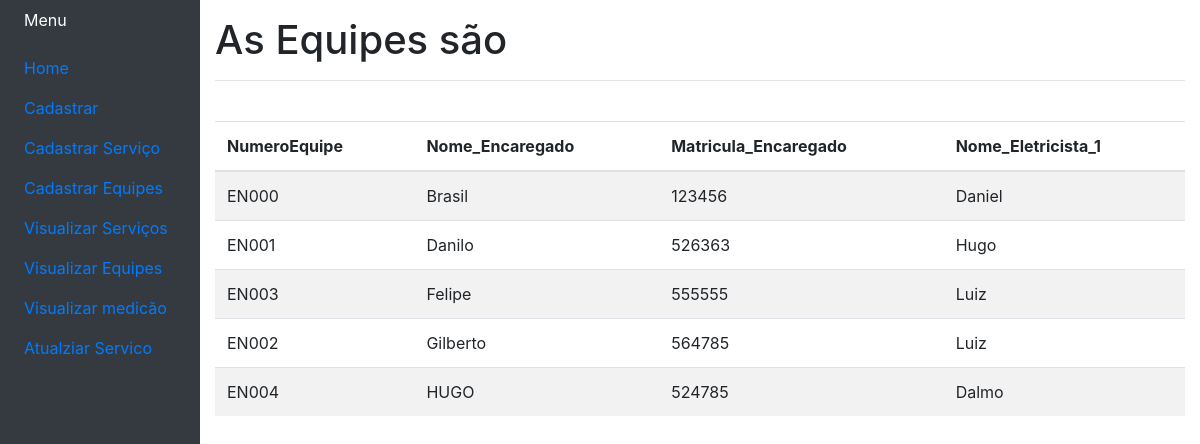
The app's page /visualizar/equipe/ with its own data.
### Meuprojeto/models.py (models this page shows, shortened)
class Equipe(models.Model):
    NumeroEquipe = models.CharField(max_length=5)
    Nome_Encaregado = models.CharField(max_length=100)
    Matricula_Encaregado = models.CharField(max_length=100)
    Nome_Eletricista_1 = models.CharField(max_length=100)
    Matricula_Eletricista1 = models.CharField(max_length=8)
    Nome_Eletricista_2 = models.CharField(max_length=100)
    Matricula_Eletricista2 = models.CharField(max_length=8)
    Nome_Eletricista_3 = models.CharField(max_length=100)
    Matricula_Eletricista3 = models.CharField(max_length=8)
    Nome_Eletricista_4 = models.CharField(max_length=100)
    Matricula_Eletricista4 = models.CharField(max_length=8)
    Nome_Ajudante_1 = models.CharField(max_length=100)
    Matricula_Ajudante1 = models.CharField(max_length=8)

### Meuprojeto/views.py (the view)
# urls.py: path('visualizar/equipe/', views.visualizar_equipes, name='visualiazarequipes'),
def visualizar_equipes(request):
    equipes = Equipe.objects.all()
    return render(request, 'visualizar_equipes.html', {'equipes':equipes})

### Meuprojeto/Templates/visualizar_equipes.html (shortened to what this page needs)
{% extends 'base.html' %}
{% block 'Material' %}
<h1>As Equipes são</h1>
<hr>
<br>
  <table class="table table-striped">
    <thead>
      <tr>
        <th scope="col">NumeroEquipe</th>
        <th scope="col">Nome_Encaregado</th>
        <th scope="col">Matricula_Encaregado</th>
        <th scope="col">Nome_Eletricista_1</th>
      </tr>
    </thead>
    <tbody>
        {% for equipe in equipes %}
          <tr>
            <td>{{equipe.NumeroEquipe}}</td>
            <td>{{equipe.Nome_Encaregado}}</td>
            <td>{{equipe.Matricula_Encaregado}}</td>
            <td>{{equipe.Nome_Eletricista_1}}</td>
          </tr>
        {% endfor %}
    </tbody>
  </div>
{% endblock %}

### Meuprojeto/Templates/base.html (shortened to what this page needs)
{% load static %}
<!doctype html>
<html lang="en">
  <head>
    <link rel="stylesheet" href="{% static '/CSS/style.css' %}">
    <link rel="stylesheet" href="https://cdn.jsdelivr.net/npm/bootstrap@4.6.2/dist/css/bootstrap.min.css">
  </head>
  <body>
    <div class="container-fluid">
        <div class="row flex-nowrap">
            <div class="col-auto col-md-3 col-xl-2 px-sm-2 px-0 bg-dark">
                <div class="d-flex flex-column align-items-center align-items-sm-start px-3 pt-2 text-white min-vh-100">
                    <a href="/" class="d-flex align-items-center pb-3 mb-md-0 me-md-auto text-white text-decoration-none">
                        <span class="fs-5 d-none d-sm-inline">Menu</span>
                    </a>
                    <ul class="nav nav-pills flex-column mb-sm-auto mb-0 align-items-center align-items-sm-start" id="menu">
                        <li class="nav-item">
                            <a href="{% url 'home' %}" class="nav-link align-middle px-0">
                                 <span class="ms-1 d-none d-sm-inline">Home</span>
                            </a>
                        </li>
                        <li>
                            <a href="#submenu1" data-bs-toggle="collapse" class="nav-link px-0 align-middle">
                                 <span class="ms-1 d-none d-sm-inline">Cadastrar</span> </a>
                            <ul class="collapse show nav flex-column ms-1" id="submenu1" data-bs-parent="#menu">
                                <li class="w-100">
                                    <a href="{% url 'cadastroservico' %}" class="nav-link px-0"> <span class="d-none d-sm-inline">Cadastrar Serviço</span> </a>
                                </li>
                                <li>
                                    <a href="{% url 'cadastroequipe' %}" class="nav-link px-0"> <span class="d-none d-sm-inline">Cadastrar Equipes</span>  </a>
                                </li>
                            </ul>
                        </li>
                        <li>
                            <a href="{% url 'visualizar_servicos' %}" class="nav-link px-0 align-middle">
                                 <span class="ms-1 d-none d-sm-inline">Visualizar Serviços</span></a>
                        </li>
                        <li>
                            <a href="{% url 'visualiazarequipes' %}" class="nav-link px-0 align-middle ">
                                 <span class="ms-1 d-none d-sm-inline">Visualizar Equipes</span></a>
                        </li>
                        <li>
                            <a href="{% url 'visualizarmedicao' %}" class="nav-link px-0 align-middle">
                                 <span class="ms-1 d-none d-sm-inline">Visualizar medicão</span> </a>
                        </li>
                        <li>
                            <a href="{% url 'atualizarservico' %}" class="nav-link px-0 align-middle">
                                 <span class="ms-1 d-none d-sm-inline">Atualziar Servico</span> </a>
                        </li>
                    </ul>
                </div>
            </div>
            <div class="col py-3">
                {% block 'Material' %}{% endblock %}
            </div>
        </div>
  </body>
</html>

### Meuprojeto/static/CSS/style.css (style rules this page uses)
body { background-color: aquamarine; }

### records on screen
Equipe: NumeroEquipe "EN000", Nome_Encaregado "Brasil", Matricula_Encaregado "123456", Nome_Eletricista_1 "Daniel"
Equipe: NumeroEquipe "EN001", Nome_Encaregado "Danilo", Matricula_Encaregado "526363", Nome_Eletricista_1 "Hugo"
Equipe: NumeroEquipe "EN003", Nome_Encaregado "Felipe", Matricula_Encaregado "555555", Nome_Eletricista_1 "Luiz"
Equipe: NumeroEquipe "EN002", Nome_Encaregado "Gilberto", Matricula_Encaregado "564785", Nome_Eletricista_1 "Luiz"
Equipe: NumeroEquipe "EN004", Nome_Encaregado "HUGO", Matricula_Encaregado "524785", Nome_Eletricista_1 "Dalmo"
